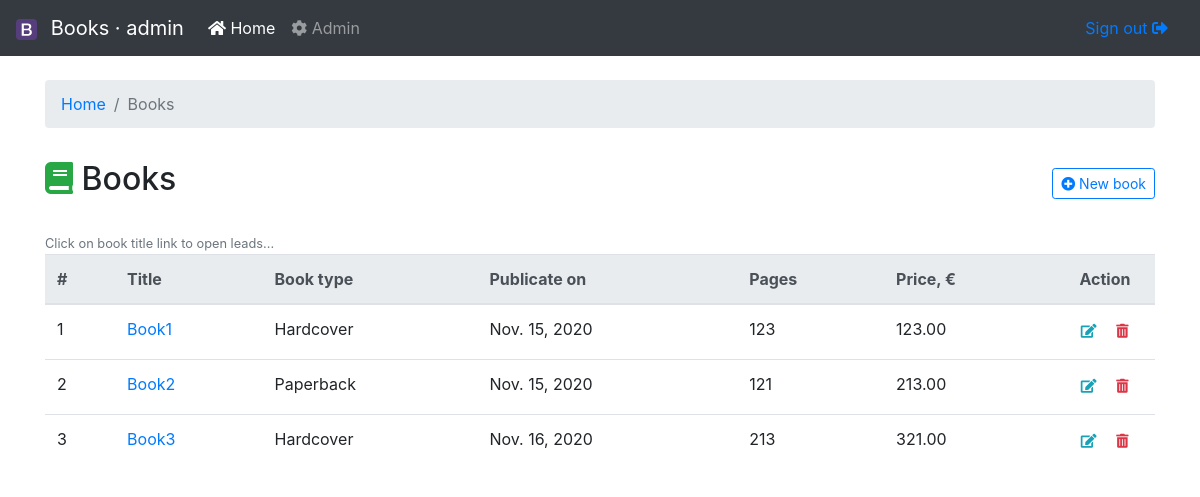
Page /books/ (signed in) on the earlier database version.
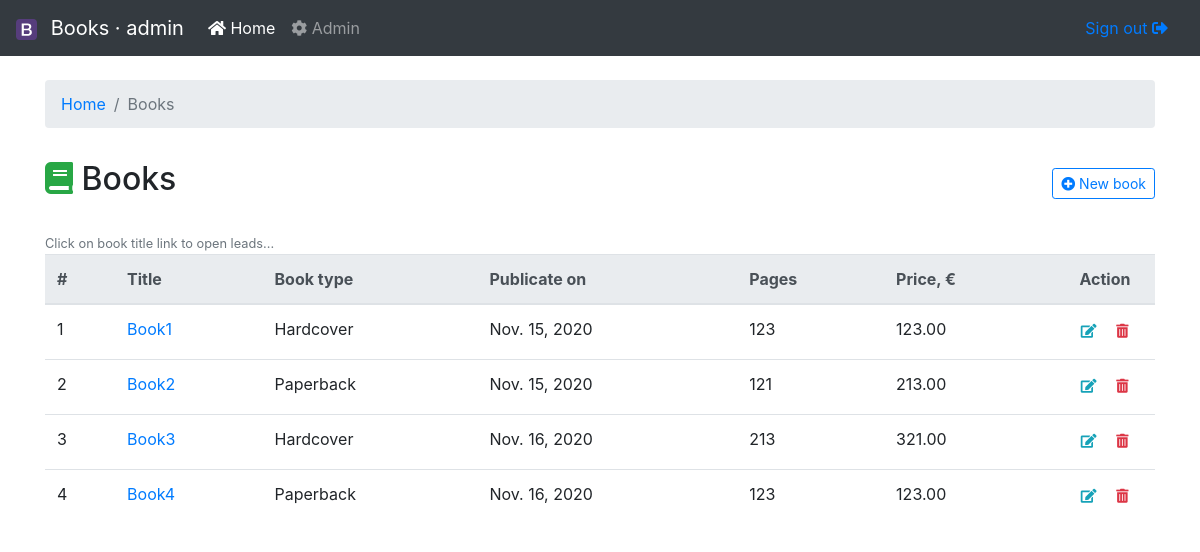
Same page on the later database version.
### books/models.py (models this page shows, shortened)
class Book(models.Model):
    HARDCOVER = 1
    PAPERBACK = 2
    EBOOK = 3
    BOOK_TYPES = (
        (HARDCOVER, 'Hardcover'),
        (PAPERBACK, 'Paperback'),
        (EBOOK, 'E-book'),
    )
    title = models.CharField(max_length=50, verbose_name='Title')
    publication_date = models.DateField(null=True, verbose_name='Publicate on')
    price = models.DecimalField(max_digits=5, decimal_places=2, verbose_name='Price, €')
    pages = models.IntegerField(blank=True, null=True, verbose_name='Pages')
    book_type = models.PositiveSmallIntegerField(choices=BOOK_TYPES, verbose_name='Book type')
    class Meta:
        verbose_name = 'Book'
        verbose_name_plural = 'Books'

### books/views.py (the view)
# urls.py: path('books/', books_list, name='books-list'),
@login_required
def books_list(request):
    books = Book.objects.all()
    context = {"title": "Books", "object_list": books}
    return render(request, 'books.html', context)

### books/templatetags/cms.py (called while the page is built)
@register.filter(name='object_verbose_name')
def get_object_verbose_name(object):
    if hasattr(object, 'model'):
        object = object.model
    return object._meta.verbose_name if object else ''

@register.filter(name='object_verbose_name_plural')
def get_object_verbose_name_plural(object):
    if hasattr(object, 'model'):
        object = object.model
    return object._meta.verbose_name_plural if object else ''

@register.simple_tag
def get_field_verbose_name(object, field):
    if hasattr(object, 'model'):
        object = object.model
    return object._meta.get_field(field).verbose_name if object else ''

### templates/books.html (shortened to what this page needs)
{% extends 'layouts/base.html' %}
{% load cms %}
{% block content %}
<nav aria-label="breadcrumb">
  <ol class="breadcrumb">
    <li class="breadcrumb-item"><a href="{% url 'books:home' %}">Home</a></li>
    <li class="breadcrumb-item active" aria-current="page">{{ object_list|object_verbose_name_plural }}</li>
  </ol>
</nav>
{% with object_list as books %}
  <div class="d-flex justify-content-between flex-wrap flex-md-nowrap align-items-center pt-3 pb-2 mb-3">
      <h1 class="h2"><i class="fas fa-book text-success"></i> {{ title }}</i></h1>
      <div class="btn-toolbar mb-2 mb-md-0">
          <a class="btn btn-sm btn-outline-primary ajax-load-form" href="{% url 'books:book-create' %}">
          <i class="fas fa-plus-circle"></i> New {{ books|object_verbose_name|lower }}</a>
      </div>
  </div>
  <small class="text-muted">Click on book title link to open leads...</small>
  <table class="table table-hover" id="table-ajax">
    <thead class="thead-light">
      <tr>
        <th>#</th>
        <th>{{ books|field_verbose_name:'title' }}</th>
        <th>{{ books|field_verbose_name:'book_type' }}</th>
        <th>{{ books|field_verbose_name:'publication_date' }}</th>
        <th>{{ books|field_verbose_name:'pages' }}</th>
        <th>{{ books|field_verbose_name:'price' }}</th>
        <th scope="col" class="crud-column">Action</th>
      </tr>
    </thead>
    <tbody>
      {% include 'books_list.html' %}
    </tbody>
  </table>
{% endwith %}
{% endblock %}

### templates/books_list.html (shortened to what this page needs)
{% load cms %}
{% for book in object_list %}
<tr>
    <td>{{ forloop.counter }}</td>
    <td><a href="{% url 'books:leads-list' book.pk %}" title="Leads">{{ book.title }}</a></td>
    <td>{{ book.get_book_type_display }}</td>
    <td>{{ book.publication_date }}</td>
    <td>{{ book.pages }}</td>
    <td>{{ book.price }}</td>
    <td class="crud-column">
        <a href="{% url 'books:book-update' book.pk %}"
            class="btn btn-outline-info btn-sm btn-circle btn-noborder ajax-load-form" title="Edit">
            <i class="fa fa-edit"></i></a>
        <a href="{% url 'books:book-delete' book.pk %}"
            class="btn btn-outline-danger btn-sm btn-circle btn-noborder ajax-load-form" title="Delete">
            <i class="fa fa-trash-alt"></i></a>
    </td>
</tr>
{% empty %}
<tr>
    <td colspan="7" class="text-center bg-warning">No {{ object_list|object_verbose_name|lower }}</td>
</tr>
{% endfor %}

Differences in the rows shown:
added Book: title "Book4", book_type "Paperback", publication_date "Nov. 16, 2020", pages "123", price "123.00"
